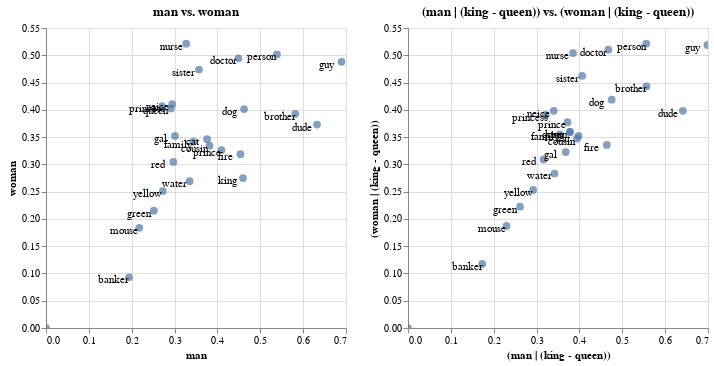

Notebook cell for this chart:
### Markdown cell above
The charts that we output here are from the Altair library. This means that you can, among other things, customise the size if you prefer.

### Code cell
(orig_chart.properties(width=s, height=s) | new_chart.properties(width=s, height=s))

### Figure 1 — Vega-Lite specification as saved in the notebook (floating-point values rounded to 4 significant figures)
{"config": {"view": {"continuousWidth": 400, "continuousHeight": 300}}, "hconcat": [{"layer": [{"mark": {"type": "circle", "size": 60}, "encoding": {"tooltip": [{"type": "nominal", "field": "name"}, {"type": "nominal", "field": "original"}], "x": {"type": "quantitative", "axis": {"title": "man"}, "field": "x_axis"}, "y": {"type": "quantitative", "axis": {"title": "woman"}, "field": "y_axis"}}, "selection": {"selector003": {"type": "interval", "bind": "scales", "encodings": ["x", "y"]}}, "title": "man vs. woman"}, {"mark": {"type": "text", "color": "black", "dx": -15, "dy": 3}, "encoding": {"text": {"type": "nominal", "field": "original"}, "x": {"type": "quantitative", "axis": {"title": "man"}, "field": "x_axis"}, "y": {"type": "quantitative", "axis": {"title": "woman"}, "field": "y_axis"}}}], "data": {"name": "data-15774a1af3e17e7d98478860e09ed029"}, "height": 300, "width": 300}, {"layer": [{"mark": {"type": "circle", "size": 60}, "encoding": {"tooltip": [{"type": "nominal", "field": "name"}, {"type": "nominal", "field": "original"}], "x": {"type": "quantitative", "axis": {"title": "(man | (king - queen))"}, "field": "x_axis"}, "y": {"type": "quantitative", "axis": {"title": "(woman | (king - queen))"}, "field": "y_axis"}}, "selection": {"selector002": {"type": "interval", "bind": "scales", "encodings": ["x", "y"]}}, "title": "(man | (king - queen)) vs. (woman | (king - queen))"}, {"mark": {"type": "text", "color": "black", "dx": -15, "dy": 3}, "encoding": {"text": {"type": "nominal", "field": "original"}, "x": {"type": "quantitative", "axis": {"title": "(man | (king - queen))"}, "field": "x_axis"}, "y": {"type": "quantitative", "axis": {"title": "(woman | (king - queen))"}, "field": "y_axis"}}}], "data": {"name": "data-5ef8856a00a327788b3c3840144bb429"}, "height": 300, "width": 300}], "$schema": "https://vega.github.io/schema/vega-lite/v4.0.2.json", "datasets": {"data-15774a1af3e17e7d98478860e09ed029": [{"x_axis": 0.4095, "y_axis": 0.3262, "name": "prince", "original": "prince"}, {"x_axis": 0.271, "y_axis": 0.4069, "name": "princess", "original": "princess"}, {"x_axis": 0.3271, "y_axis": 0.5211, "name": "nurse", "original": "nurse"}, {"x_axis": 0.449, "y_axis": 0.4944, "name": "doctor", "original": "doctor"}, {"x_axis": 0.1935, "y_axis": 0.09302, "name": "banker", "original": "banker"}, {"x_axis": 0.3816, "y_axis": 0.3343, "name": "cousin", "original": "cousin"}, {"x_axis": 0.2943, "y_axis": 0.4104, "name": "neice", "original": "neice"}, {"x_axis": 0.4596, "y_axis": 0.2749, "name": "king", "original": "king"}, {"x_axis": 0.2914, "y_axis": 0.4025, "name": "queen", "original": "queen"}, {"x_axis": 0.6323, "y_axis": 0.3729, "name": "dude", "original": "dude"}, {"x_axis": 0.6896, "y_axis": 0.4881, "name": "guy", "original": "guy"}, {"x_axis": 0.301, "y_axis": 0.3523, "name": "gal", "original": "gal"}, {"x_axis": 0.4538, "y_axis": 0.3186, "name": "fire", "original": "fire"}, {"x_axis": 0.4622, "y_axis": 0.4013, "name": "dog", "original": "dog"}, {"x_axis": 0.3758, "y_axis": 0.3462, "name": "cat", "original": "cat"}, {"x_axis": 0.2176, "y_axis": 0.1836, "name": "mouse", "original": "mouse"}, {"x_axis": 0.2972, "y_axis": 0.3045, "name": "red", "original": "red"}, {"x_axis": 0.0, "y_axis": 0.0, "name": "bluee", "original": "bluee"}, {"x_axis": 0.2516, "y_axis": 0.215, "name": "green", "original": "green"}, {"x_axis": 0.2726, "y_axis": 0.2511, "name": "yellow", "original": "yellow"}, {"x_axis": 0.3351, "y_axis": 0.2691, "name": "water", "original": "water"}, {"x_axis": 0.5387, "y_axis": 0.5016, "name": "person", "original": "person"}, {"x_axis": 0.3437, "y_axis": 0.3416, "name": "family", "original": "family"}, {"x_axis": 0.5817, "y_axis": 0.3928, "name": "brother", "original": "brother"}, {"x_axis": 0.3568, "y_axis": 0.4737, "name": "sister", "original": "sister"}], "data-5ef8856a00a327788b3c3840144bb429": [{"x_axis": 0.3721, "y_axis": 0.3774, "name": "(prince | (king - queen))", "original": "prince"}, {"x_axis": 0.3208, "y_axis": 0.3907, "name": "(princess | (king - queen))", "original": "princess"}, {"x_axis": 0.385, "y_axis": 0.5041, "name": "(nurse | (king - queen))", "original": "nurse"}, {"x_axis": 0.4673, "y_axis": 0.5102, "name": "(doctor | (king - queen))", "original": "doctor"}, {"x_axis": 0.1732, "y_axis": 0.1174, "name": "(banker | (king - queen))", "original": "banker"}, {"x_axis": 0.3943, "y_axis": 0.3474, "name": "(cousin | (king - queen))", "original": "cousin"}, {"x_axis": 0.34, "y_axis": 0.3981, "name": "(neice | (king - queen))", "original": "neice"}, {"x_axis": 0.3779, "y_axis": 0.3594, "name": "(king | (king - queen))", "original": "king"}, {"x_axis": 0.3779, "y_axis": 0.3594, "name": "(queen | (king - queen))", "original": "queen"}, {"x_axis": 0.6413, "y_axis": 0.3982, "name": "(dude | (king - queen))", "original": "dude"}, {"x_axis": 0.6985, "y_axis": 0.5188, "name": "(guy | (king - queen))", "original": "guy"}, {"x_axis": 0.3681, "y_axis": 0.3225, "name": "(gal | (king - queen))", "original": "gal"}, {"x_axis": 0.4639, "y_axis": 0.3356, "name": "(fire | (king - queen))", "original": "fire"}, {"x_axis": 0.4754, "y_axis": 0.4187, "name": "(dog | (king - queen))", "original": "dog"}, {"x_axis": 0.3981, "y_axis": 0.3522, "name": "(cat | (king - queen))", "original": "cat"}, {"x_axis": 0.2298, "y_axis": 0.1871, "name": "(mouse | (king - queen))", "original": "mouse"}, {"x_axis": 0.3163, "y_axis": 0.3091, "name": "(red | (king - queen))", "original": "red"}, {"x_axis": 0.0, "y_axis": 0.0, "name": "(bluee | (king - queen))", "original": "bluee"}, {"x_axis": 0.2615, "y_axis": 0.2223, "name": "(green | (king - queen))", "original": "green"}, {"x_axis": 0.292, "y_axis": 0.253, "name": "(yellow | (king - queen))", "original": "yellow"}, {"x_axis": 0.3418, "y_axis": 0.2833, "name": "(water | (king - queen))", "original": "water"}, {"x_axis": 0.5559, "y_axis": 0.5215, "name": "(person | (king - queen))", "original": "person"}, {"x_axis": 0.3544, "y_axis": 0.3551, "name": "(family | (king - queen))", "original": "family"}, {"x_axis": 0.5562, "y_axis": 0.4428, "name": "(brother | (king - queen))", "original": "brother"}, {"x_axis": 0.4065, "y_axis": 0.4624, "name": "(sister | (king - queen))", "original": "sister"}]}}
